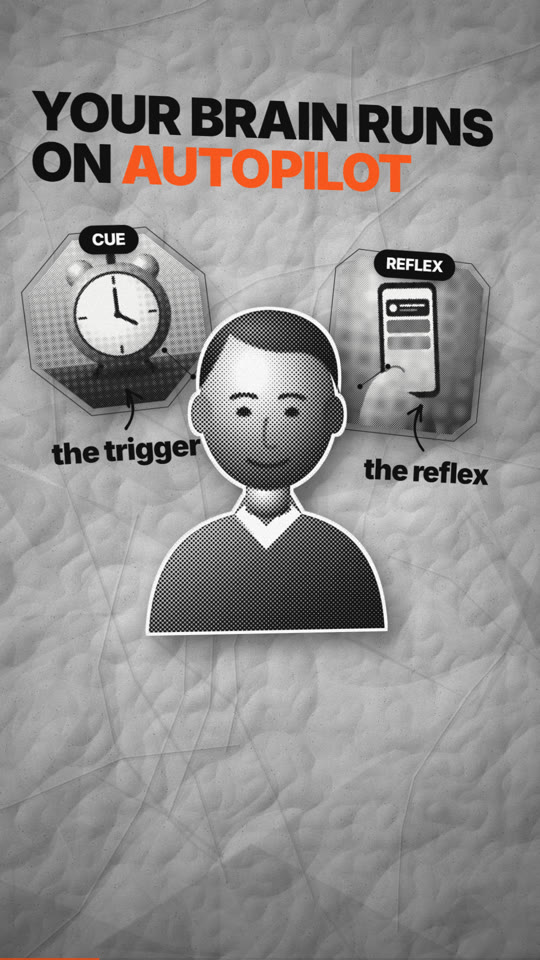
#> input picture skills/fish-video-skill/examples/showcase/stills/shorts-0004.80.jpg, 540 x 960 px
$ python -i thumbs.py   (imports and definitions only)
#> lines starting #> are read from the running program, lines starting #| are printed output that depends on the picture
"""Thumbnail tools: design, check, preview, choose and ship the picture people click on.

    fishvideo thumb make <dir> [--variants N]          distinct layouts at 1280x720 (+ vertical covers for 9:16 projects)
    fishvideo thumb check <dir> [--file f] [--all]     legibility at the sizes a feed really shows, and the hard limits
    fishvideo thumb sheet <dir>                        a mock feed, light and dark, with the variants among grey placeholders
    fishvideo thumb pick <dir> <n> [--cover m]         record the chosen variant: `package` ships it
    fishvideo thumb cutout <image> [--out f] [--outline 10] [--glow 34]   a subject with outline and glow, ready for a layout
    fishvideo thumbnail <dir> [--no-covers]            THE REQUIRED STEP: the house `road` thumbnail (+ 9:16 covers), checked, picked: `package` refuses without it
    fishvideo thumb logos [<dir>] [--find text] [--slugs a,b]   brand logos (simple-icons) for the tiles: search, resolve, relevance check

Layouts (scripts/stage/scenes/thumbs.js, drawn by the stage like every other frame):
subject (big words + a cut-out), number (one giant figure), split (before / after), caption (a frame
with the words low and left), frame (the best frame in a card) and road (the house design: a two-tone headline and
logo or picture tiles along a glowing road; `thumbnail: {logos: [slug, ...]}` or licensed pictures). A website screenshot is never used as a thumbnail or cover:
scenes that show one are skipped when frames are picked, and `thumb check` FAILs a picture that looks like one. Frames come from the video itself:
the scenes are rendered, scored (detail, colour, contrast, emptiness) and the best are used.

Everything lands in <dir>/build/thumbnail/: variants/thumb-<n>-<layout>.png (+ .json: the text the
stage drew, which `thumb check` measures), covers/, variants.json, pick.json, sheet and feed images.
`thumb check` FAILs only on facts (size over 2 MB, wrong shape); everything about looks is a WARN.
"""
from __future__ import annotations

import argparse
import copy
import json
import re
import shutil
from pathlib import Path

import design as dz
from fvcore import SKILL, FishError, ensure_project, last_json_line, load_json, load_yaml, log, main_guard, node, project_config, save_json, save_yaml, warn

MAX_BYTES = 2_000_000
SIZES = {"tiny": (246, 138), "feed": (320, 180), "side": (168, 94)}     # the sizes a thumbnail is really shown at
LIMITS = {
    "font_tiny": 12,        # ... and at 246x138, where a feed shows a thumbnail small
    "font_feed": 16,        # the title's font size, in px, at 320x180 (that is 26 px on the 1280 original)
    "font_side": 9,         # ... and at 168x94
    "font_floor": 6,        # below this at 168 wide nobody can read it: FAIL-level unreadable
    "contrast": 3.0,        # WCAG ratio of the title against what is behind it, measured on the downscaled picture
    "contrast_floor": 1.5,
    "words_ok": 6, "words_max": 9,
    "bright": (0.14, 0.82), "range": 0.45, "sat": 0.12, "vivid": 0.01,
    "tile_upscale": 1.5,    # a tile picture is never enlarged past this (shorter side of the original)
    "tile_gap": 12,         # px at 1280 wide: the least space between a word box and a tile
    "stamp": (0.84, 0.86),   # the bottom-right corner a feed covers with the duration: x and y start, as shares of the frame
    "stamp_edges": 0.06,     # the share of edge pixels allowed in it
}
LAYOUTS = ["road", "subject", "caption", "number", "split", "frame"]
VERTICAL_LAYOUTS = ["road", "subject", "caption"]
SKIP_TYPES = {"end", "thumbnail", "title"}
SCREENSHOT_TYPES = {"site", "tour", "pile", "capture", "browser"}     # scenes that show a website: never a thumbnail or cover
SCREENSHOT_HINTS = ("screenshot", "capture", "shot-", "/shots/", "browser")


# [16 lines left out: functions tdir, frame_score, not called in this run]


def is_screenshot_path(path: str) -> bool:
    low = path.lower().replace("\\", "/")
    return any(h in low for h in SCREENSHOT_HINTS)


# [47 lines left out: functions looks_like_screenshot, best_frames, not called in this run]


def landscape_fill(src: Path, dst: Path, W: int = 1280, H: int = 720, side: str = "right") -> Path:
    """A portrait frame on a landscape canvas: the frame itself at one side, a blurred copy filling the rest."""
#> called with dst = 'out.png', W = 1280, H = 720, side = 'right'
    from PIL import Image, ImageFilter
    with Image.open(src) as im:
#> im is the input picture: PIL image 540x960 RGB; mean R, G, B 145.3, 143.3, 142.5
        im = im.convert("RGB")
        bg = im.resize((W, int(W * im.height / im.width)), Image.LANCZOS)
        bg = bg.crop((0, (bg.height - H) // 2, W, (bg.height - H) // 2 + H)).filter(ImageFilter.GaussianBlur(28))
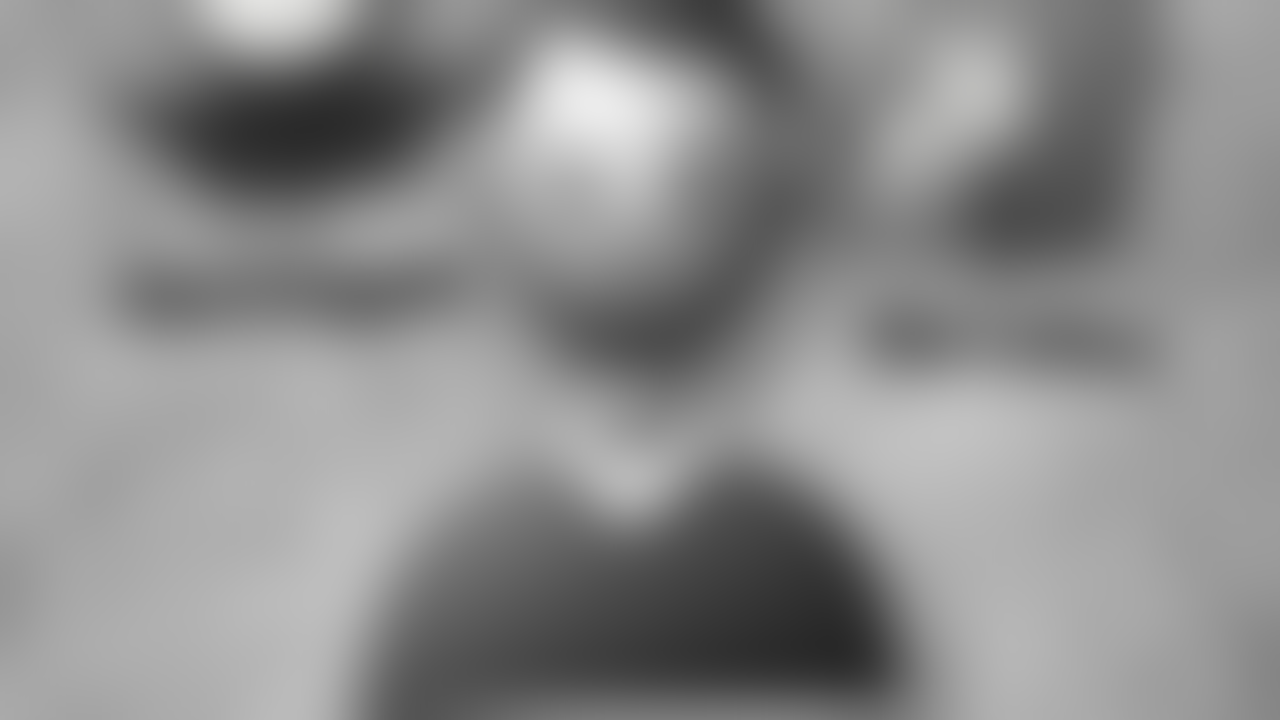
#> bg: PIL image 1280x720 RGB; mean R, G, B 140.2, 140.2, 140.2
        fg = im.resize((int(H * im.width / im.height), H), Image.LANCZOS)
        x = W - fg.width - int(W * 0.06) if side == "right" else int(W * 0.06)
#> x = 799
        bg.paste(fg, (x, 0))
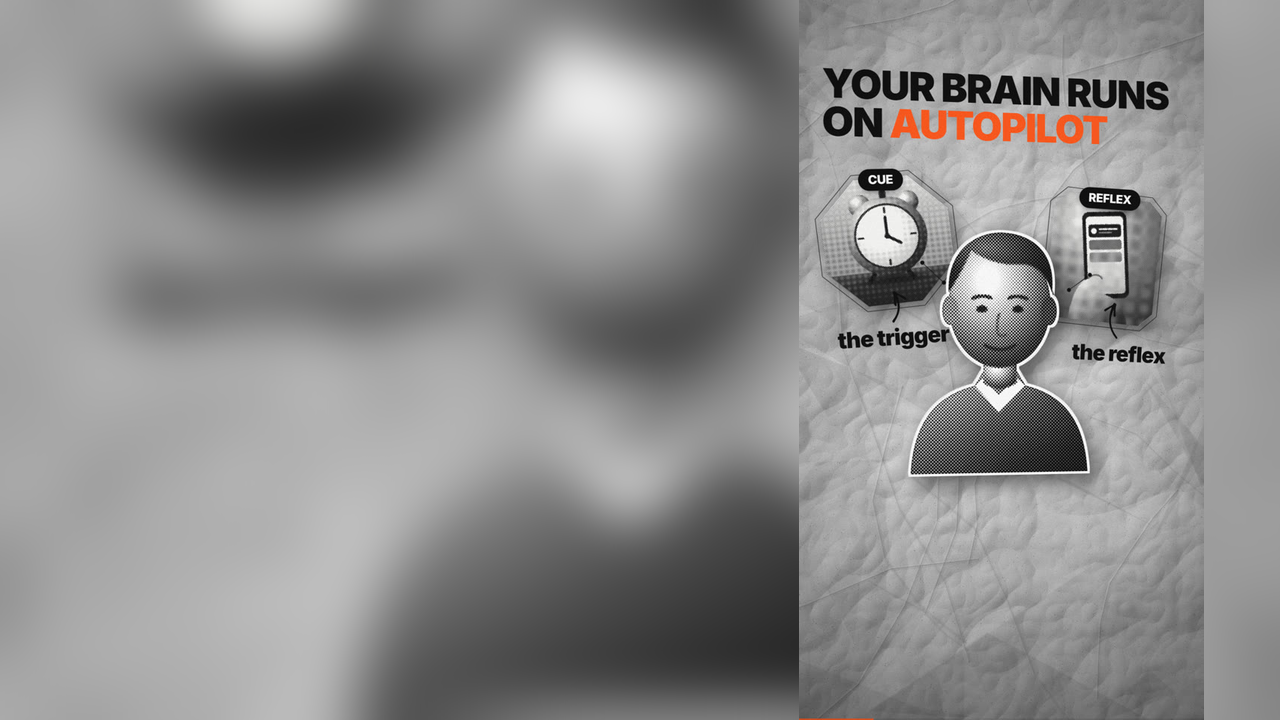
#> bg: PIL image 1280x720 RGB; mean R, G, B 141.1, 140.4, 140.2
#> (the run stopped early here; a loop or call above may not have finished)
